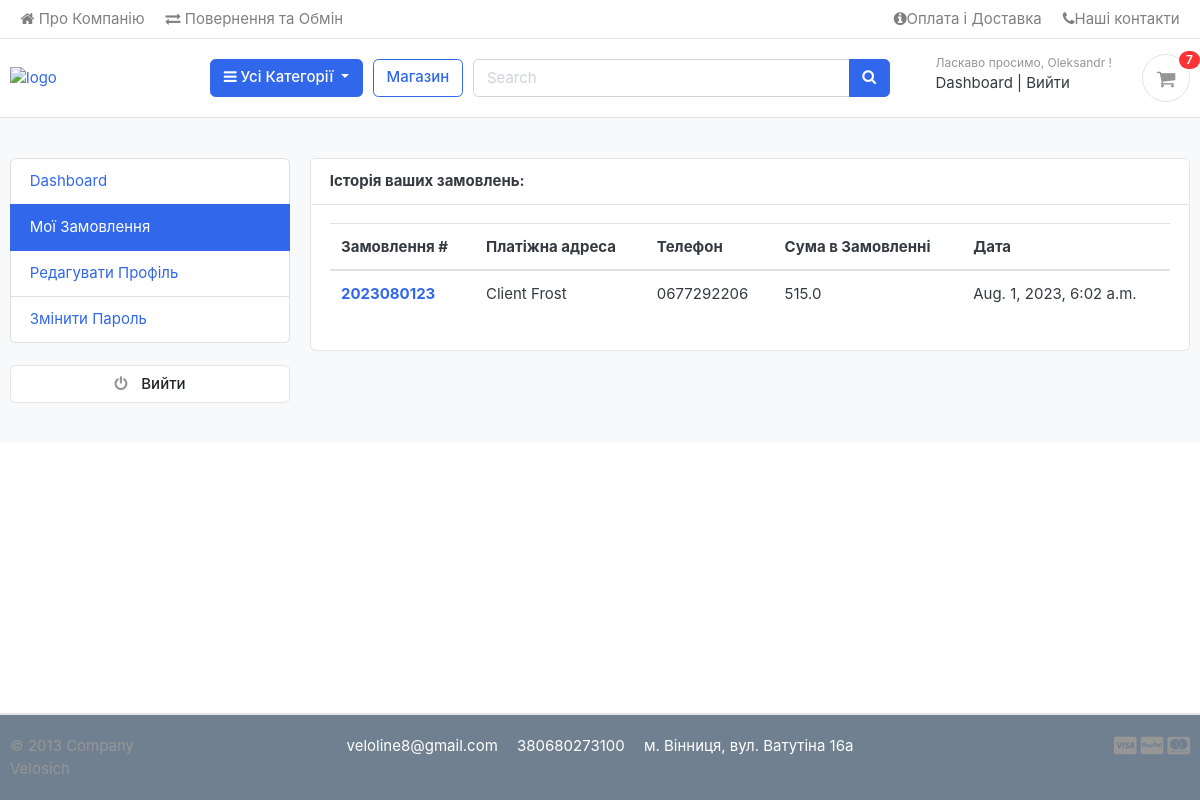
The page /accounts/my_orders/ (signed in) on the database its author committed.
### accounts/models.py (models this page shows, shortened)
class Account(AbstractBaseUser):
    first_name = models.CharField(max_length=50)
    last_name = models.CharField(max_length=50)
    username = models.CharField(max_length=50, unique=True)
    email = models.EmailField(max_length=100, unique=True)
    phone_number = models.CharField(max_length=50)
    date_joined = models.DateTimeField(auto_now_add=True)
    last_login = models.DateTimeField(auto_now=True)
    is_admin = models.BooleanField(default=False)
    is_staff = models.BooleanField(default=False)
    is_active = models.BooleanField(default=False)
    is_superadmin = models.BooleanField(default=False)
    USERNAME_FIELD = 'email'
    REQUIRED_FIELDS = ["username", "first_name", "last_name"]
    objects = MyAccountManager()

### orders/models.py (models this page shows, shortened)
class Order(models.Model):
    STATUS = (
        ('New', 'New'),
        ('Accepted', 'Accepted'),
        ('Completed', 'Completed'),
        ('Cancelled', 'Cancelled'),
    )
    user = models.ForeignKey(Account, on_delete=models.SET_NULL, null=True)
    payment = models.ForeignKey(Payment, on_delete=models.SET_NULL, blank=True, null=True)
    order_number = models.CharField(max_length=20)
    first_name = models.CharField(max_length=50)
    last_name = models.CharField(max_length=50)
    phone = models.CharField(max_length=15)
    email = models.EmailField(max_length=50)
    address_line_1 = models.CharField(max_length=100)
    address_line_2 = models.CharField(max_length=100, blank=True)
    state = models.CharField(max_length=50)
    city = models.CharField(max_length=50)
    order_note = models.CharField(max_length=500, blank=True)
    order_total = models.FloatField()
    status = models.CharField(max_length=10, choices=STATUS, default="New")
    ip = models.CharField(blank=True, max_length=20)
    is_ordered = models.BooleanField(default=False)
    created_at = models.DateTimeField(auto_now_add=True)
    updated_at = models.DateTimeField(auto_now=True)
    def full_name(self):
        return f"{self.first_name} {self.last_name}"

### accounts/views.py (the view)
# urls.py: path('my_orders/', views.my_orders, name="my_orders"),
@login_required(login_url='login')
def my_orders(request):
    orders = Order.objects.filter(user=request.user, is_ordered=True).order_by('-created_at')
    context = {
        "orders": orders,
    }
    return render(request, 'accounts/my_orders.html', context)

### carts/context_processors.py (called while the page is built)
def counter(request):
    cart_count = 0
    if "admin" in request.path:
        return {}
    else:
        try:
            cart = Cart.objects.filter(cart_id=_cart_id(request))
            if request.user.is_authenticated:
                cart_items = CartItem.objects.all().filter(user=request.user)
            else:
                cart_items = CartItem.objects.all().filter(cart=cart[:1])
            for cart_item in cart_items:
                cart_count += cart_item.quantity
        except Cart.DoesNotExist:
            cart_count = 0
    return dict(cart_count=cart_count)

### carts/views.py (called while the page is built)
def _cart_id(request):
    cart = request.session.session_key
    if not cart:
        cart = request.session.create()
    return cart

### category/context_processors.py (called while the page is built)
def menu_links(request):
    links = Category.objects.all()
    return dict(links=links)

### category/models.py (called while the page is built)
    def get_url(self):
        return reverse("products_by_category", args=[self.slug])

### templates/accounts/my_orders.html (shortened to what this page needs)
{% extends 'base.html' %}
{% block content %}
<section class="section-conten padding-y bg">
  <div class="container">
    <div class="row">
    {% include 'includes/dashboard_sidebar.html' %}
    <main class="col-md-9">
      <article class="card">
      <header class="card-header">
        <strong class="d-inline-block mr-3">Історія ваших замовлень:</strong>
      </header>
      <div class="card-body">
        <div class="row">
         <div class="col-md-12">
          <table class="table table-hover">
            <thead>
              <tr>
                <th scope="col">Замовлення #</th>
                <th scope="col">Платіжна адреса</th>
                <th scope="col">Телефон</th>
                <th scope="col">Сума в Замовленні</th>
                <th scope="col">Дата</th>
              </tr>
            </thead>
            <tbody>
              {% for order in orders %}
              <tr>
                <th scope="row"><a href="{% url 'order_detail' order.order_number %}">{{order.order_number }}</a></th>
                <td>{{ order.full_name }}</td>
                <td>{{ order.phone }}</td>
                <td>{{ order.order_total }}</td>
                <td>{{ order.created_at }}</td>
              </tr>
              {% endfor %}
            </tbody>
          </table>
         </div>
        </div>
      </div>
      </article>
    </main>
  </div>
  </div>
  </section>
{% endblock %}

### templates/includes/navbar.html (shortened to what this page needs)
{% load static %}
<header class="section-header">
  <nav class="navbar p-md-0 navbar-expand-sm navbar-light border-bottom">
  <div class="container">
    <div class="collapse navbar-collapse" id="navbarTop4">
      <ul class="navbar-nav mr-auto">
        <li class="nav-item dropdown">
         <a href="{% url 'about' %}" class="nav-link"><i class="fa fa-home" aria-hidden="true"></i> Про Компанію </a>
      </li>
        <li class="nav-item dropdown">
         <a href="{% url 'return_info' %}" class="nav-link"><i class="fa fa-exchange" aria-hidden="true"></i> Повернення та Обмін </a>
      </li>
      </ul>
      <ul class="navbar-nav">
      <li><a href="{% url 'info' %}" class="nav-link"> <i class="fa fa-info-circle" aria-hidden="true"></i>Оплата і Доставка </a></li>
      <li><a href="{% url 'contacts' %}" class="nav-link"> <i class="fa fa-phone"></i>Наші контакти </a></li>
    </ul>
    </div>
  </div>
  </nav>
  <section class="header-main border-bottom">
    <div class="container">
  <div class="row align-items-center">
    <div class="col-lg-2 col-md-3 col-6">
      <a href="{% url 'home' %}" class="brand-wrap">
        <img class="logo" src="{% static 'images/logo-white.png' %}" style="width: 180px;" alt="logo">
      </a>
    </div>
    <div class="col-lg col-sm col-md col-6 flex-grow-0">
      <div class="category-wrap dropdown d-inline-block float-right">
        <button type="button" class="btn btn-primary dropdown-toggle" data-toggle="dropdown">
          <i class="fa fa-bars"></i> Усі Категорії
        </button>
      </div>
    </div>
    <a href="{% url 'store' %}" class="btn btn-outline-primary">Магазин</a>
    <div class="col-lg  col-md-6 col-sm-12 col">
      <form action="{% url 'search' %}" class="search" method="GET">
        <div class="input-group w-100">
            <input type="text" class="form-control" style="width:60%;" placeholder="Search" name="keyword">
            <div class="input-group-append">
              <button class="btn btn-primary" type="submit">
                <i class="fa fa-search"></i>
              </button>
            </div>
          </div>
      </form>
    </div>
    <div class="col-lg-3 col-sm-6 col-8 order-2 order-lg-3">
          <div class="d-flex justify-content-end mb-3 mb-lg-0">
            {% if user.id is None %}
            <div class="widget-header">
              <small class="title text-muted">Ласкаво просимо, гість!</small>
              <div>
                <a href="{% url 'login' %}">Увійти</a> <span class="dark-transp"> | </span>
                <a href="{% url 'register' %}"> Зареєструватися</a>
              </div>
            </div>
            {% else %}
            <div class="widget-header">
              <small class="title text-muted">Ласкаво просимо, {{user.first_name}} !</small>
              <div>
                <a href="{% url 'dashboard' %}">Dashboard</a> <span class="dark-transp"> | </span>
                <a href="{% url 'logout' %}"> Вийти</a>
              </div>
            </div>
            {% endif %}
            <a href="{% url 'cart' %}" class="widget-header pl-3 ml-3">
              <div class="icon icon-sm rounded-circle border"><i class="fa fa-shopping-cart"></i></div>
              <span class="badge badge-pill badge-danger notify">{{ cart_count }}</span>
            </a>
          </div>
        </div>
  </div>
    </div>
  </section>
  </header>

### static/css/ui.css (style rules this page uses)
html { font-family: "Inter", sans-serif; font-size: 15px; }
.icon-xs, .icon-sm, .icon-md, .icon-lg { display: inline-block; text-align: center; flex-shrink: 0; flex-grow: 0; }
.icon-sm { width: 48px; height: 48px; line-height: 48px !important; font-size: 20px; }
.padding-y { padding-top: 40px; padding-bottom: 40px; }
article:after, .form-group:after { display: block; clear: both; content: ""; }
.bg { background-color: #f8f9fa; }
.header-main { position: relative; padding-top: 1rem; padding-bottom: 1rem; }
.brand-wrap .logo, .navbar-brand .logo { margin-right: 7px; max-height: 42px; display: inline-block; }
.widget-header { display: inline-block; vertical-align: middle; position: relative; }
.widget-header a { color: #343a40; }
.widget-header i { color: #969696; }
.widget-header .title { display: block; }
.widget-header .notify { position: absolute; top: -3px; right: -10px; }
.notify { position: absolute; top: -4px; right: -10px; display: inline-block; padding: 0.25em 0.6em; font-size: 12px; line-height: 1; text-align: center; border-radius: 3rem; color: #fff; background-color: #fa3434; }

### static/css/custom.css (style rules this page uses)
html, body { height: 100%; }

### rows shown on the page
Account: first_name "Oleksandr"
Order: order_number "2023080123", full_name "Client Frost", phone "0677292206", order_total "515.0", created_at "Aug. 1, 2023, 6:02 a.m."

### other values the page prints
{{ cart_count }} "7"
